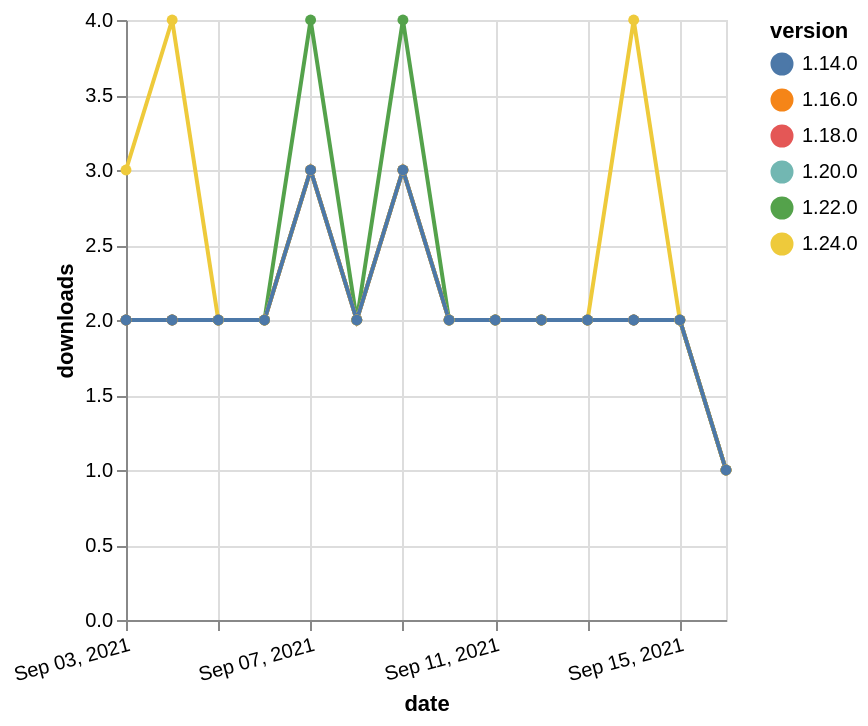

Write a Vega-Lite specification for this figure.
### Vega-Lite specification from a JSON file in a GitHub repository (floating-point values rounded to 4 significant figures)
{"$schema": "https://vega.github.io/schema/vega-lite/v5.json", "description": "A simple bar chart with embedded data.", "data": {"values": [{"date": "2021-09-03", "total": 1478, "delta": 2, "version": "1.18.0"}, {"date": "2021-09-04", "total": 1480, "delta": 2, "version": "1.18.0"}, {"date": "2021-09-05", "total": 1482, "delta": 2, "version": "1.18.0"}, {"date": "2021-09-06", "total": 1484, "delta": 2, "version": "1.18.0"}, {"date": "2021-09-07", "total": 1487, "delta": 3, "version": "1.18.0"}, {"date": "2021-09-08", "total": 1489, "delta": 2, "version": "1.18.0"}, {"date": "2021-09-09", "total": 1492, "delta": 3, "version": "1.18.0"}, {"date": "2021-09-10", "total": 1494, "delta": 2, "version": "1.18.0"}, {"date": "2021-09-11", "total": 1496, "delta": 2, "version": "1.18.0"}, {"date": "2021-09-12", "total": 1498, "delta": 2, "version": "1.18.0"}, {"date": "2021-09-13", "total": 1500, "delta": 2, "version": "1.18.0"}, {"date": "2021-09-14", "total": 1502, "delta": 2, "version": "1.18.0"}, {"date": "2021-09-15", "total": 1504, "delta": 2, "version": "1.18.0"}, {"date": "2021-09-16", "total": 1505, "delta": 1, "version": "1.18.0"}, {"date": "2021-09-03", "total": 731, "delta": 2, "version": "1.22.0"}, {"date": "2021-09-04", "total": 733, "delta": 2, "version": "1.22.0"}, {"date": "2021-09-05", "total": 735, "delta": 2, "version": "1.22.0"}, {"date": "2021-09-06", "total": 737, "delta": 2, "version": "1.22.0"}, {"date": "2021-09-07", "total": 741, "delta": 4, "version": "1.22.0"}, {"date": "2021-09-08", "total": 743, "delta": 2, "version": "1.22.0"}, {"date": "2021-09-09", "total": 747, "delta": 4, "version": "1.22.0"}, {"date": "2021-09-10", "total": 749, "delta": 2, "version": "1.22.0"}, {"date": "2021-09-11", "total": 751, "delta": 2, "version": "1.22.0"}, {"date": "2021-09-12", "total": 753, "delta": 2, "version": "1.22.0"}, {"date": "2021-09-13", "total": 755, "delta": 2, "version": "1.22.0"}, {"date": "2021-09-14", "total": 757, "delta": 2, "version": "1.22.0"}, {"date": "2021-09-15", "total": 759, "delta": 2, "version": "1.22.0"}, {"date": "2021-09-16", "total": 760, "delta": 1, "version": "1.22.0"}, {"date": "2021-09-03", "total": 1014, "delta": 2, "version": "1.20.0"}, {"date": "2021-09-04", "total": 1016, "delta": 2, "version": "1.20.0"}, {"date": "2021-09-05", "total": 1018, "delta": 2, "version": "1.20.0"}, {"date": "2021-09-06", "total": 1020, "delta": 2, "version": "1.20.0"}, {"date": "2021-09-07", "total": 1023, "delta": 3, "version": "1.20.0"}, {"date": "2021-09-08", "total": 1025, "delta": 2, "version": "1.20.0"}, {"date": "2021-09-09", "total": 1028, "delta": 3, "version": "1.20.0"}, {"date": "2021-09-10", "total": 1030, "delta": 2, "version": "1.20.0"}, {"date": "2021-09-11", "total": 1032, "delta": 2, "version": "1.20.0"}, {"date": "2021-09-12", "total": 1034, "delta": 2, "version": "1.20.0"}, {"date": "2021-09-13", "total": 1036, "delta": 2, "version": "1.20.0"}, {"date": "2021-09-14", "total": 1038, "delta": 2, "version": "1.20.0"}, {"date": "2021-09-15", "total": 1040, "delta": 2, "version": "1.20.0"}, {"date": "2021-09-16", "total": 1041, "delta": 1, "version": "1.20.0"}, {"date": "2021-09-03", "total": 1652, "delta": 2, "version": "1.16.0"}, {"date": "2021-09-04", "total": 1654, "delta": 2, "version": "1.16.0"}, {"date": "2021-09-05", "total": 1656, "delta": 2, "version": "1.16.0"}, {"date": "2021-09-06", "total": 1658, "delta": 2, "version": "1.16.0"}, {"date": "2021-09-07", "total": 1661, "delta": 3, "version": "1.16.0"}, {"date": "2021-09-08", "total": 1663, "delta": 2, "version": "1.16.0"}, {"date": "2021-09-09", "total": 1666, "delta": 3, "version": "1.16.0"}, {"date": "2021-09-10", "total": 1668, "delta": 2, "version": "1.16.0"}, {"date": "2021-09-11", "total": 1670, "delta": 2, "version": "1.16.0"}, {"date": "2021-09-12", "total": 1672, "delta": 2, "version": "1.16.0"}, {"date": "2021-09-13", "total": 1674, "delta": 2, "version": "1.16.0"}, {"date": "2021-09-14", "total": 1676, "delta": 2, "version": "1.16.0"}, {"date": "2021-09-15", "total": 1678, "delta": 2, "version": "1.16.0"}, {"date": "2021-09-16", "total": 1679, "delta": 1, "version": "1.16.0"}, {"date": "2021-09-03", "total": 232, "delta": 3, "version": "1.24.0"}, {"date": "2021-09-04", "total": 236, "delta": 4, "version": "1.24.0"}, {"date": "2021-09-05", "total": 238, "delta": 2, "version": "1.24.0"}, {"date": "2021-09-06", "total": 240, "delta": 2, "version": "1.24.0"}, {"date": "2021-09-07", "total": 243, "delta": 3, "version": "1.24.0"}, {"date": "2021-09-08", "total": 245, "delta": 2, "version": "1.24.0"}, {"date": "2021-09-09", "total": 248, "delta": 3, "version": "1.24.0"}, {"date": "2021-09-10", "total": 250, "delta": 2, "version": "1.24.0"}, {"date": "2021-09-11", "total": 252, "delta": 2, "version": "1.24.0"}, {"date": "2021-09-12", "total": 254, "delta": 2, "version": "1.24.0"}, {"date": "2021-09-13", "total": 256, "delta": 2, "version": "1.24.0"}, {"date": "2021-09-14", "total": 260, "delta": 4, "version": "1.24.0"}, {"date": "2021-09-15", "total": 262, "delta": 2, "version": "1.24.0"}, {"date": "2021-09-16", "total": 263, "delta": 1, "version": "1.24.0"}, {"date": "2021-09-03", "total": 2095, "delta": 2, "version": "1.14.0"}, {"date": "2021-09-04", "total": 2097, "delta": 2, "version": "1.14.0"}, {"date": "2021-09-05", "total": 2099, "delta": 2, "version": "1.14.0"}, {"date": "2021-09-06", "total": 2101, "delta": 2, "version": "1.14.0"}, {"date": "2021-09-07", "total": 2104, "delta": 3, "version": "1.14.0"}, {"date": "2021-09-08", "total": 2106, "delta": 2, "version": "1.14.0"}, {"date": "2021-09-09", "total": 2109, "delta": 3, "version": "1.14.0"}, {"date": "2021-09-10", "total": 2111, "delta": 2, "version": "1.14.0"}, {"date": "2021-09-11", "total": 2113, "delta": 2, "version": "1.14.0"}, {"date": "2021-09-12", "total": 2115, "delta": 2, "version": "1.14.0"}, {"date": "2021-09-13", "total": 2117, "delta": 2, "version": "1.14.0"}, {"date": "2021-09-14", "total": 2119, "delta": 2, "version": "1.14.0"}, {"date": "2021-09-15", "total": 2121, "delta": 2, "version": "1.14.0"}, {"date": "2021-09-16", "total": 2122, "delta": 1, "version": "1.14.0"}]}, "width": "container", "mark": {"type": "line", "point": {"filled": true}}, "encoding": {"x": {"field": "date", "type": "temporal", "timeUnit": "yearmonthdate", "title": "date", "axis": {"labelAngle": -15}}, "y": {"field": "delta", "type": "quantitative", "title": "downloads"}, "color": {"field": "version", "type": "nominal"}, "tooltip": {"field": "delta"}}}
